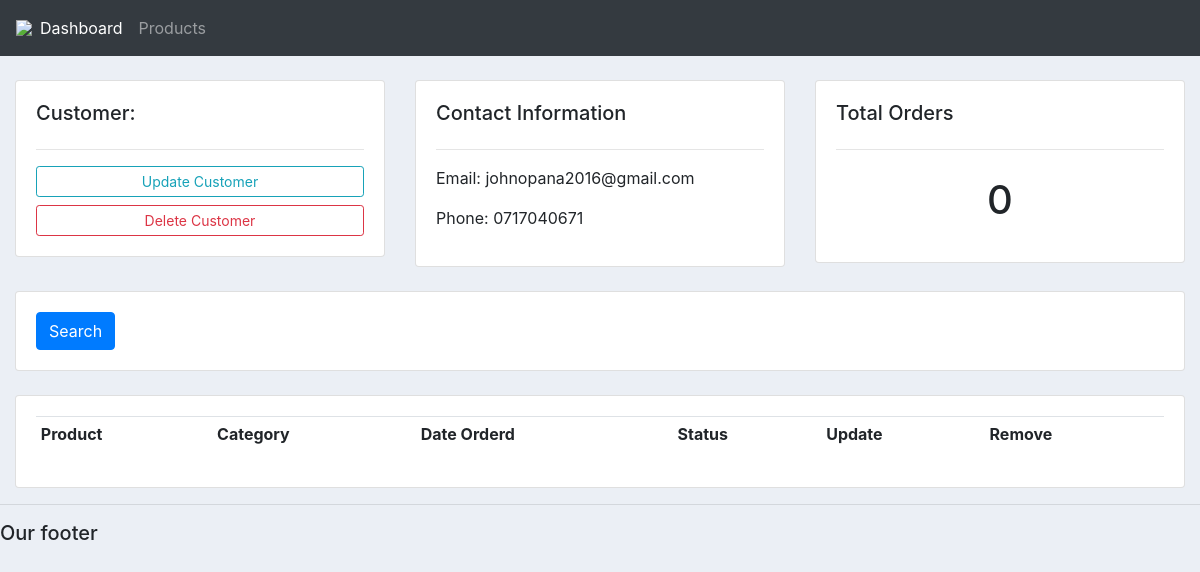
The app's page /customer/2/, older data.
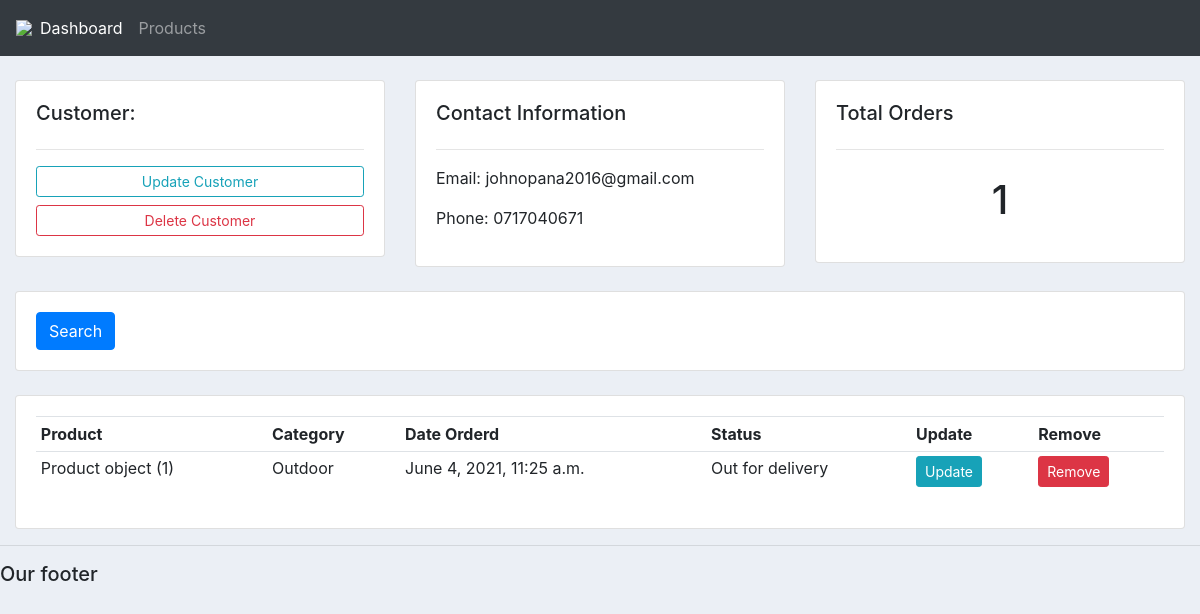
The same page, newer data.
### account/models.py (models this page shows)
class Order(models.Model):
	STATUS = (
			('Pending', 'Pending'),
			('Out for delivery', 'Out for delivery'),
			('Delivered', 'Delivered'),
			)
	customer = models.ForeignKey(Customer,null=True,on_delete=models.SET_NULL)
	product = models.ForeignKey(Product,null=True,on_delete=models.SET_NULL)
	date_created = models.DateTimeField(auto_now_add=True, null=True)
	status = models.CharField(max_length=200, null=True, choices=STATUS)

class Product(models.Model):
    CATEGORY =(
        ('Indoor','indoor'),
        ('Outdoor','Outdoor'),
    )
    Name = models.CharField(max_length=200,null= True)
    price = models.FloatField(null=True)
    category = models.CharField(max_length=200,null=True,choices=CATEGORY)
    description = models.CharField(max_length=200,null=True)
    date_created = models.DateTimeField(auto_now_add=True,null=True)
    tags = models.ManyToManyField(Tag)

### account/views.py (the view)
# urls.py: path('customer/<str:pk_test>/', views.customer, name="customer"),
def customer(request, pk_test):
	customer = Customer.objects.get(id=pk_test)
	orders = customer.order_set.all()
	order_count = orders.count()
	context = {'customer':customer, 'orders':orders, 'order_count':order_count}
	return render(request, 'account/customer.html',context)

### account/templates/account/customer.html
{%  extends 'account/main.html' %}
{% block content %}
	<br>
<div class="row">
	<div class="col-md">
		<div class="card card-body">
			<h5>Customer:</h5>
			<hr>
			<a class="btn btn-outline-info  btn-sm btn-block" href="">Update Customer</a>
			<a class="btn btn-outline-danger  btn-sm btn-block" href="">Delete Customer</a>
		</div>
	</div>
	<div class="col-md">
		<div class="card card-body">
			<h5>Contact Information</h5>
			<hr>
			<p>Email: {{customer.email}}</p>
			<p>Phone: {{customer.phone}}</p>
		</div>
	</div>
	<div class="col-md">
		<div class="card card-body">
			<h5>Total Orders</h5>
			<hr>
			<h1 style="text-align: center;padding: 10px">{{order_count}}</h1>
		</div>
	</div>
</div>
<br>
<div class="row">
	<div class="col">
		<div class="card card-body">
			<form method="get">
		    <button class="btn btn-primary" type="submit">Search</button>
		  </form>
		</div>
	</div>
</div>
<br>
<div class="row">
	<div class="col-md">
		<div class="card card-body">
			<table class="table table-sm">
				<tr>
					<th>Product</th>
					<th>Category</th>
					<th>Date Orderd</th>
					<th>Status</th>
					<th>Update</th>
					<th>Remove</th>
				</tr>
				{% for order in orders %}
				<tr>
					<td>{{order.product}}</td>
					<td>{{order.product.category}}</td>
					<td>{{order.date_created}}</td>
					<td>{{order.status}}</td>
					<td><a class="btn btn-sm btn-info" href="">Update</a></td>
					<td><a class="btn btn-sm btn-danger" href="">Remove</a></td>
				</tr>
				{% endfor %}
			</table>
		</div>
	</div>
</div>
{% endblock %}

Row changes from the older to the newer data that the page shows:
added Order: product "Product object (1)", product.category "Outdoor", date_created "June 4, 2021, 11:25 a.m.", status "Out for delivery"
Text that changed along with them:
{{ order_count }}: "0" → "1"
